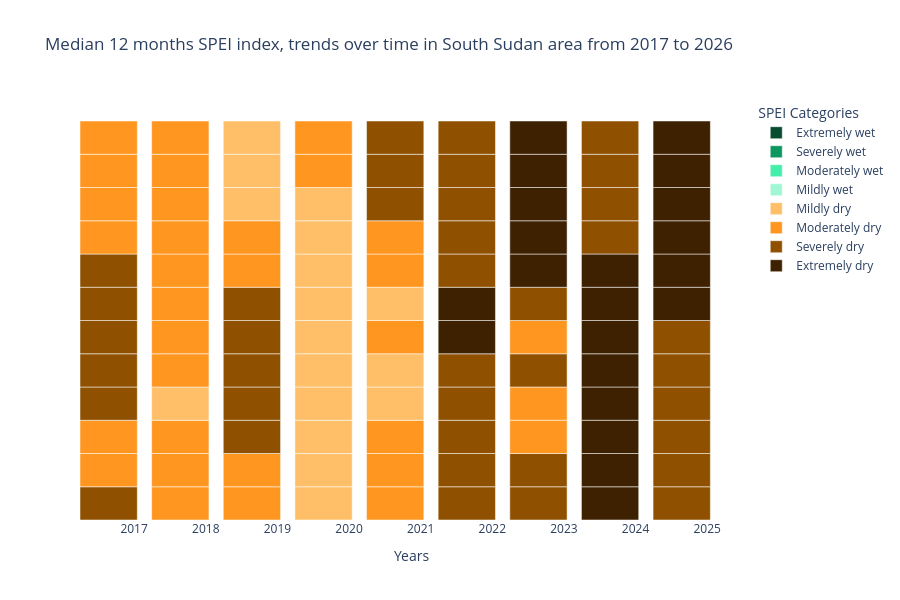

Write notebook code for a chart like this one.
### Code cell
charts.create_stripechart(stat_values, accumulation_windows, selected, placeholders, 'year')

### Figure 1 — Plotly figure (JSON) as saved in the notebook; plotly's stock layout.template omitted (floating-point values rounded to 4 significant figures)
{"data": [{"hoverinfo": "text", "hovertext": ["January 2017, median: -1.53", "February 2017, median: -1.45", "March 2017, median: -1.48", "April 2017, median: -1.59", "May 2017, median: -1.57", "June 2017, median: -1.64", "July 2017, median: -1.78", "August 2017, median: -1.76", "September 2017, median: -1.47", "October 2017, median: -1.41", "November 2017, median: -1.30", "December 2017, median: -1.31", "January 2018, median: -1.28", "February 2018, median: -1.21", "March 2018, median: -1.02", "April 2018, median: -0.98", "May 2018, median: -1.07", "June 2018, median: -1.11", "July 2018, median: -1.20", "August 2018, median: -1.14", "September 2018, median: -1.31", "October 2018, median: -1.31", "November 2018, median: -1.35", "December 2018, median: -1.29", "January 2019, median: -1.29", "February 2019, median: -1.34", "March 2019, median: -1.58", "April 2019, median: -1.63", "May 2019, median: -1.77", "June 2019, median: -1.61", "July 2019, median: -1.54", "August 2019, median: -1.38", "September 2019, median: -1.12", "October 2019, median: -0.50", "November 2019, median: -0.28", "December 2019, median: -0.20", "January 2020, median: -0.18", "February 2020, median: -0.25", "March 2020, median: -0.20", "April 2020, median: -0.22", "May 2020, median: -0.25", "June 2020, median: -0.76", "July 2020, median: -0.57", "August 2020, median: -0.44", "September 2020, median: -0.45", "October 2020, median: -0.88", "November 2020, median: -1.05", "December 2020, median: -1.12", "January 2021, median: -1.17", "February 2021, median: -1.12", "March 2021, median: -1.02", "April 2021, median: -0.93", "May 2021, median: -0.90", "June 2021, median: -1.00", "July 2021, median: -1.00", "August 2021, median: -1.46", "September 2021, median: -1.48", "October 2021, median: -1.70", "November 2021, median: -1.70", "December 2021, median: -1.72", "January 2022, median: -1.67", "February 2022, median: -1.68", "March 2022, median: -1.72", "April 2022, median: -1.64", "May 2022, median: -1.93", "June 2022, median: -2.07", "July 2022, median: -2.28", "August 2022, median: -1.76", "September 2022, median: -1.74", "October 2022, median: -1.67", "November 2022, median: -1.66", "December 2022, median: -1.60", "January 2023, median: -1.65", "February 2023, median: -1.63", "March 2023, median: -1.44", "April 2023, median: -1.46", "May 2023, median: -1.51", "June 2023, median: -1.34", "July 2023, median: -1.84", "August 2023, median: -2.50", "September 2023, median: -2.72", "October 2023, median: -2.78", "November 2023, median: -2.38", "December 2023, median: -2.36", "January 2024, median: -2.37", "February 2024, median: -2.33", "March 2024, median: -2.33", "April 2024, median: -2.36", "May 2024, median: -2.37", "June 2024, median: -2.92", "July 2024, median: -2.88", "August 2024, median: -2.10", "September 2024, median: -1.70", "October 2024, median: -1.52", "November 2024, median: -1.78", "December 2024, median: -1.79", "January 2025, median: -1.78", "February 2025, median: -1.75", "March 2025, median: -1.67", "April 2025, median: -1.62", "May 2025, median: -1.62", "June 2025, median: -1.80", "July 2025, median: -2.03", "August 2025, median: -2.21", "September 2025, median: -2.21", "October 2025, median: -2.13", "November 2025, median: -2.08", "December 2025, median: -2.00"], "marker": {"color": ["#8F5100", "#FF961F", "#FF961F", "#8F5100", "#8F5100", "#8F5100", "#8F5100", "#8F5100", "#FF961F", "#FF961F", "#FF961F", "#FF961F", "#FF961F", "#FF961F", "#FF961F", "#FFBF69", "#FF961F", "#FF961F", "#FF961F", "#FF961F", "#FF961F", "#FF961F", "#FF961F", "#FF961F", "#FF961F", "#FF961F", "#8F5100", "#8F5100", "#8F5100", "#8F5100", "#8F5100", "#FF961F", "#FF961F", "#FFBF69", "#FFBF69", "#FFBF69", "#FFBF69", "#FFBF69", "#FFBF69", "#FFBF69", "#FFBF69", "#FFBF69", "#FFBF69", "#FFBF69", "#FFBF69", "#FFBF69", "#FF961F", "#FF961F", "#FF961F", "#FF961F", "#FF961F", "#FFBF69", "#FFBF69", "#FF961F", "#FFBF69", "#FF961F", "#FF961F", "#8F5100", "#8F5100", "#8F5100", "#8F5100", "#8F5100", "#8F5100", "#8F5100", "#8F5100", "#3d2100", "#3d2100", "#8F5100", "#8F5100", "#8F5100", "#8F5100", "#8F5100", "#8F5100", "#8F5100", "#FF961F", "#FF961F", "#8F5100", "#FF961F", "#8F5100", "#3d2100", "#3d2100", "#3d2100", "#3d2100", "#3d2100", "#3d2100", "#3d2100", "#3d2100", "#3d2100", "#3d2100", "#3d2100", "#3d2100", "#3d2100", "#8F5100", "#8F5100", "#8F5100", "#8F5100", "#8F5100", "#8F5100", "#8F5100", "#8F5100", "#8F5100", "#8F5100", "#3d2100", "#3d2100", "#3d2100", "#3d2100", "#3d2100", "#3d2100"]}, "orientation": "v", "showlegend": false, "type": "bar", "width": 0.8, "x": ["2017", "2017", "2017", "2017", "2017", "2017", "2017", "2017", "2017", "2017", "2017", "2017", "2018", "2018", "2018", "2018", "2018", "2018", "2018", "2018", "2018", "2018", "2018", "2018", "2019", "2019", "2019", "2019", "2019", "2019", "2019", "2019", "2019", "2019", "2019", "2019", "2020", "2020", "2020", "2020", "2020", "2020", "2020", "2020", "2020", "2020", "2020", "2020", "2021", "2021", "2021", "2021", "2021", "2021", "2021", "2021", "2021", "2021", "2021", "2021", "2022", "2022", "2022", "2022", "2022", "2022", "2022", "2022", "2022", "2022", "2022", "2022", "2023", "2023", "2023", "2023", "2023", "2023", "2023", "2023", "2023", "2023", "2023", "2023", "2024", "2024", "2024", "2024", "2024", "2024", "2024", "2024", "2024", "2024", "2024", "2024", "2025", "2025", "2025", "2025", "2025", "2025", "2025", "2025", "2025", "2025", "2025", "2025"], "y": [1, 1, 1, 1, 1, 1, 1, 1, 1, 1, 1, 1, 1, 1, 1, 1, 1, 1, 1, 1, 1, 1, 1, 1, 1, 1, 1, 1, 1, 1, 1, 1, 1, 1, 1, 1, 1, 1, 1, 1, 1, 1, 1, 1, 1, 1, 1, 1, 1, 1, 1, 1, 1, 1, 1, 1, 1, 1, 1, 1, 1, 1, 1, 1, 1, 1, 1, 1, 1, 1, 1, 1, 1, 1, 1, 1, 1, 1, 1, 1, 1, 1, 1, 1, 1, 1, 1, 1, 1, 1, 1, 1, 1, 1, 1, 1, 1, 1, 1, 1, 1, 1, 1, 1, 1, 1, 1, 1]}, {"hoverinfo": "none", "marker": {"color": "#074B30"}, "name": "Extremely wet", "showlegend": true, "type": "bar", "x": [null], "y": [null]}, {"hoverinfo": "none", "marker": {"color": "#0D965f"}, "name": "Severely wet", "showlegend": true, "type": "bar", "x": [null], "y": [null]}, {"hoverinfo": "none", "marker": {"color": "#43EFAA"}, "name": "Moderately wet", "showlegend": true, "type": "bar", "x": [null], "y": [null]}, {"hoverinfo": "none", "marker": {"color": "#A1F7D5"}, "name": "Mildly wet", "showlegend": true, "type": "bar", "x": [null], "y": [null]}, {"hoverinfo": "none", "marker": {"color": "#FFBF69"}, "name": "Mildly dry", "showlegend": true, "type": "bar", "x": [null], "y": [null]}, {"hoverinfo": "none", "marker": {"color": "#FF961F"}, "name": "Moderately dry", "showlegend": true, "type": "bar", "x": [null], "y": [null]}, {"hoverinfo": "none", "marker": {"color": "#8F5100"}, "name": "Severely dry", "showlegend": true, "type": "bar", "x": [null], "y": [null]}, {"hoverinfo": "none", "marker": {"color": "#3d2100"}, "name": "Extremely dry", "showlegend": true, "type": "bar", "x": [null], "y": [null]}], "layout": {"height": 600, "legend": {"title": {"text": "SPEI Categories"}}, "plot_bgcolor": "rgba(0,0,0,0)", "showlegend": true, "title": {"text": "Median 12 months SPEI index, trends over time in South Sudan area from 2017 to 2026"}, "xaxis": {"tickangle": 0, "tickmode": "array", "ticktext": ["2017", "2017", "2017", "2017", "2017", "2017", "2017", "2017", "2017", "2017", "2017", "2017", "2018", "2018", "2018", "2018", "2018", "2018", "2018", "2018", "2018", "2018", "2018", "2018", "2019", "2019", "2019", "2019", "2019", "2019", "2019", "2019", "2019", "2019", "2019", "2019", "2020", "2020", "2020", "2020", "2020", "2020", "2020", "2020", "2020", "2020", "2020", "2020", "2021", "2021", "2021", "2021", "2021", "2021", "2021", "2021", "2021", "2021", "2021", "2021", "2022", "2022", "2022", "2022", "2022", "2022", "2022", "2022", "2022", "2022", "2022", "2022", "2023", "2023", "2023", "2023", "2023", "2023", "2023", "2023", "2023", "2023", "2023", "2023", "2024", "2024", "2024", "2024", "2024", "2024", "2024", "2024", "2024", "2024", "2024", "2024", "2025", "2025", "2025", "2025", "2025", "2025", "2025", "2025", "2025", "2025", "2025", "2025"], "tickvals": ["2017", "2017", "2017", "2017", "2017", "2017", "2017", "2017", "2017", "2017", "2017", "2017", "2018", "2018", "2018", "2018", "2018", "2018", "2018", "2018", "2018", "2018", "2018", "2018", "2019", "2019", "2019", "2019", "2019", "2019", "2019", "2019", "2019", "2019", "2019", "2019", "2020", "2020", "2020", "2020", "2020", "2020", "2020", "2020", "2020", "2020", "2020", "2020", "2021", "2021", "2021", "2021", "2021", "2021", "2021", "2021", "2021", "2021", "2021", "2021", "2022", "2022", "2022", "2022", "2022", "2022", "2022", "2022", "2022", "2022", "2022", "2022", "2023", "2023", "2023", "2023", "2023", "2023", "2023", "2023", "2023", "2023", "2023", "2023", "2024", "2024", "2024", "2024", "2024", "2024", "2024", "2024", "2024", "2024", "2024", "2024", "2025", "2025", "2025", "2025", "2025", "2025", "2025", "2025", "2025", "2025", "2025", "2025"], "title": {"text": "Years"}, "type": "category"}, "yaxis": {"showgrid": false, "showticklabels": false, "title": {"text": "Median SPEI12"}, "visible": false, "zeroline": false}}}
